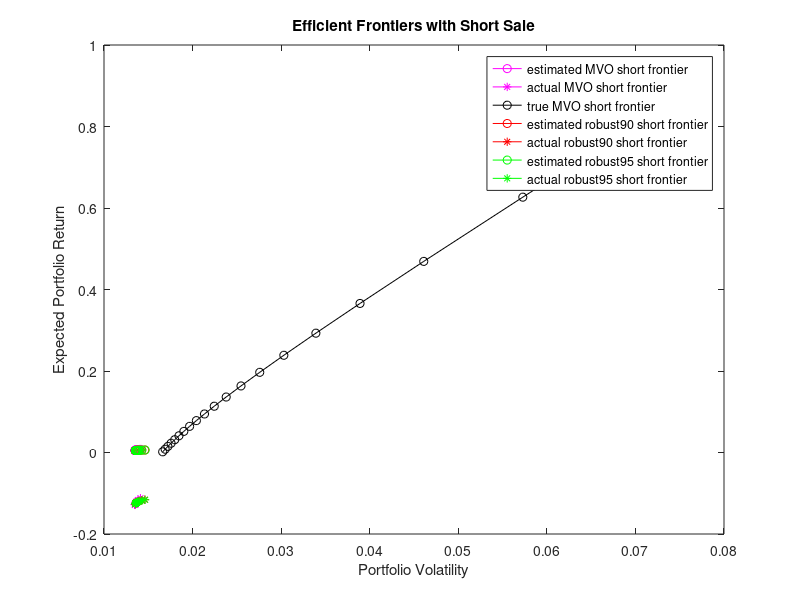

Source code (MATLAB):
% Efficient Frontiers With Short Sale Case

clc;clear;

% Define required parameters
mu_est = csvread('mu.csv',1,1);                % expected monthly return obtained from 12,30,2004 to 9,30,2008(estimated parameters)
mu_real = csvread('oct_asset_return.csv',1,1); % realized monthly return at oct,2008
Q = csvread('Q.csv',1,1);                      % covariance obtained from 12,30,2004 to 9,30,2008
x0 = repmat(0.05,20,1);                        % initial guess of assest weights in portfolio

% Define robust MVO related parameters
T = 45;                                        % sample size of observations 
theta = diag(diag(Q)) / T;                     % measure of uncertainty
confidence_90 = sqrt(chi2inv(0.90,20));        % distance between estimated and true mu at 90% confidence interval
confidence_95 = sqrt(chi2inv(0.95,20));        % distance between estimated and true mu at 95% confidence interval

% A, b: Inequality constraints (<)
A = []; b = [];

% Aeq, beq: Equality constraints
Aeq = ones(1,20);        
beq = [1];

% lb, ub: parameter bounds
lb_with_short = -Inf(20,1);     % with short selling
ub = Inf(20,1);

% Define lambda
num_lambda = 20;                           % number of chosen lambda
lambda = linspace(90,700,num_lambda);      % lambda range


% Initiate portfolio volatilities and returns for MVO and Robust MVO efficient frontiers:
vol_est_short_MVO = zeros(num_lambda,1);       % portfolio volatility
P_return_est_short_MVO = zeros(num_lambda,1);  % portfolio return

vol_act_short_MVO = zeros(num_lambda,1);
P_return_act_short_MVO = zeros(num_lambda,1);

vol_true_short_MVO = zeros(num_lambda,1);
P_return_true_short_MVO = zeros(num_lambda,1);

vol_est_short_robust90_MVO = zeros(num_lambda,1);
P_return_est_short_robust90_MVO = zeros(num_lambda,1);

vol_act_short_robust90_MVO = zeros(num_lambda,1);
P_return_act_short_robust90_MVO = zeros(num_lambda,1);

vol_est_short_robust95_MVO = zeros(num_lambda,1);
P_return_est_short_robust95_MVO = zeros(num_lambda,1);

vol_act_short_robust95_MVO = zeros(num_lambda,1);
P_return_act_short_robust95_MVO = zeros(num_lambda,1);


for i=1:num_lambda
    
    % objective function for estimated and actual MVO frontier
    obj = @(x) lambda(i) * x'*Q*x - mu_est'*x;  
    % solve for portfolio weights
    MVO_with_short = fmincon(obj, x0, A, b, Aeq, beq, lb_with_short, ub);

    % estimated MVO with short frontier 
    vol_est_short_MVO(i,1) = sqrt(MVO_with_short'*Q*MVO_with_short);
    P_return_est_short_MVO(i,1) = mu_est'*MVO_with_short;
    
    % actual MVO with short frontier
    vol_act_short_MVO(i,1) = vol_est_short_MVO(i,1);
    P_return_act_short_MVO(i,1) = mu_real'*MVO_with_short;
    
    % objective function for true MVO frontier
    obj = @(x) lambda(i) * x'*Q*x - mu_real'*x; 
    % solve for portfolio weights
    MVO_with_short = fmincon(obj, x0, A, b, Aeq, beq, lb_with_short, ub);

    % true MVO with short frontier
    vol_true_short_MVO(i,1) = sqrt(MVO_with_short'*Q*MVO_with_short);
    P_return_true_short_MVO(i,1) = mu_real'*MVO_with_short;

    % objective function for estimated and actual robust MVO with 90% confidence interval
    obj_90 = @(x) lambda(i)*x'*Q*x - mu_est'*x+confidence_90*sqrt(x'*theta*x);
    % solve for portfolio weights (with short case)
    RMVO_90_with_short = fmincon(obj_90, x0, A, b, Aeq, beq, lb_with_short, ub);

    % estimated robust MVO with 90% confidence interval short frontier 
    vol_est_short_robust90_MVO(i,1) = sqrt(RMVO_90_with_short'*Q*RMVO_90_with_short);
    P_return_est_short_robust90_MVO(i,1) = mu_est'*RMVO_90_with_short;
    
    % actual robust MVO with 90% confidence interval short frontier 
    vol_act_short_robust90_MVO(i,1) = vol_est_short_robust90_MVO(i,1);
    P_return_act_short_robust90_MVO(i,1) = mu_real'*RMVO_90_with_short;
    
    % objective function for estimated and actual robust MVO with 95% confidence interval
    obj_95 = @(x) lambda(i)*x'*Q*x- mu_est'*x + confidence_95*sqrt(x'*theta*x);  
    % solve for portfolio weights (with short case)
    RMVO_95_with_short = fmincon(obj_95, x0, A, b, Aeq, beq, lb_with_short, ub);

    % estimated robust MVO with 95% confidence interval short frontier 
    vol_est_short_robust95_MVO(i,1) = sqrt(RMVO_95_with_short'*Q*RMVO_95_with_short);
    P_return_est_short_robust95_MVO(i,1) = mu_est'*RMVO_95_with_short;
    
    % actual robust MVO with 95% confidence interval short frontier 
    vol_act_short_robust95_MVO(i,1) = vol_est_short_robust95_MVO(i,1);
    P_return_act_short_robust95_MVO(i,1) = mu_real'*RMVO_95_with_short;

end   

% plot for with short efficient frontiers
plot(vol_est_short_MVO, P_return_est_short_MVO, 'm-o', vol_act_short_MVO, P_return_act_short_MVO, 'm-*', vol_true_short_MVO, P_return_true_short_MVO, 'k-o', vol_est_short_robust90_MVO, P_return_est_short_robust90_MVO, 'r-o', vol_act_short_robust90_MVO, P_return_act_short_robust90_MVO, 'r-*', vol_est_short_robust95_MVO, P_return_est_short_robust95_MVO, 'g-o' , vol_act_short_robust95_MVO, P_return_act_short_robust95_MVO, 'g-*')
legend('estimated MVO short frontier', 'actual MVO short frontier', 'true MVO short frontier', 'estimated robust90 short frontier', 'actual robust90 short frontier', 'estimated robust95 short frontier', 'actual robust95 short frontier')
ylabel('Expected Portfolio Return')
xlabel('Portfolio Volatility')
title('Efficient Frontiers with Short Sale')
